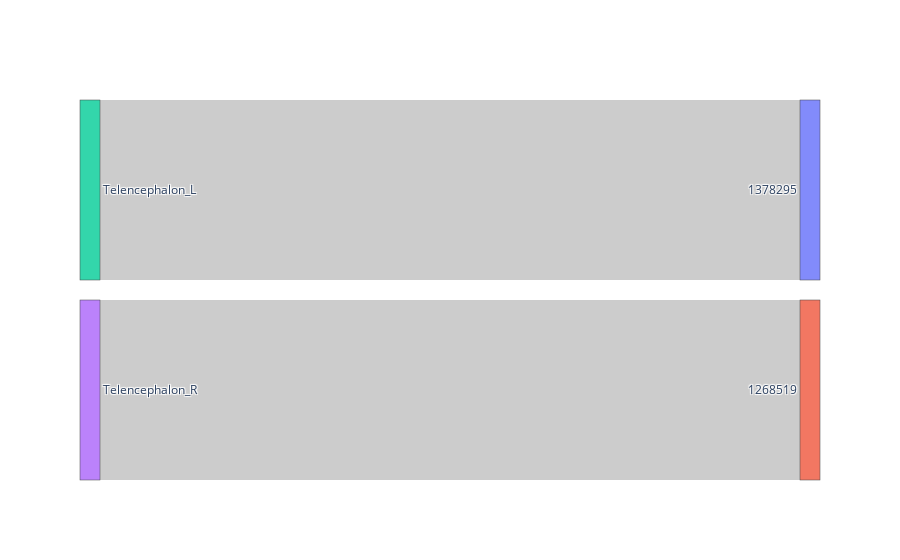

The cell this chart's notebook holds for it:
### Code cell
label_list = ['1378295', '1268519', 'Telencephalon_L', 'Telencephalon_R']
# 1378295:0; 1268519:1; Telencephalon_L:2; Telencephalon_R:3
source = [2, 3]
target = [0, 1]
count = [1, 1]

fig = go.Figure(data=[go.Sankey(
    node = {"label": label_list},
    link = {"source": source, "target": target, "value": count}
    )])
fig.show()

### Figure 1 — Plotly figure (JSON) as saved in the notebook; plotly's stock layout.template omitted (floating-point values rounded to 4 significant figures)
{"data": [{"link": {"source": [2, 3], "target": [0, 1], "value": [1, 1]}, "node": {"label": ["1378295", "1268519", "Telencephalon_L", "Telencephalon_R"]}, "type": "sankey"}], "layout": {}}
